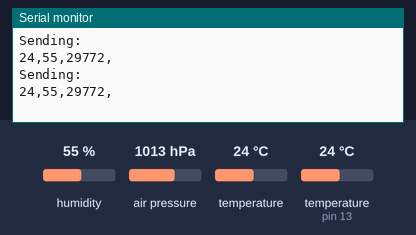
The sketch below on a simulated Arduino Uno, built with avr-gcc and run on an emulated ATmega328P. Parts: the last lines printed to the serial monitor. Inputs (shaded band) come from the test bench; at power-on: humidity 55 %, air pressure 1013 hPa, temperature 24 °C, temperature (sensor on pin 13) 24 °C. No radio packets arrive unless stated.

Above: at 5.8 s.
5.9 s: humidity set to 22 %
At 10.6 s:
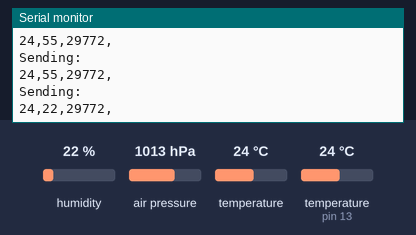
11.9 s: air pressure set to 952 hPa
At 15.7 s:
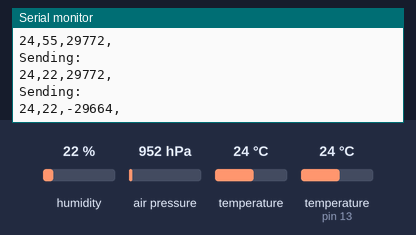
17.9 s: temperature (sensor 0) set to 12 °C
At 20.8 s:
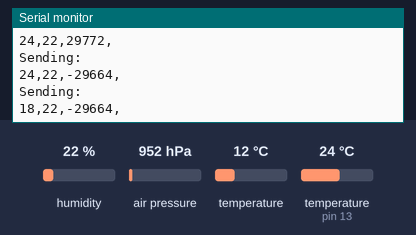
23.9 s: temperature (sensor on pin 13) set to 12 °C
At 25.9 s:
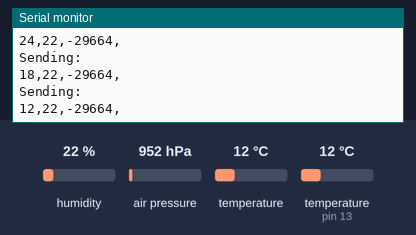
29.9 s: humidity set to 40 %
At 31.0 s:
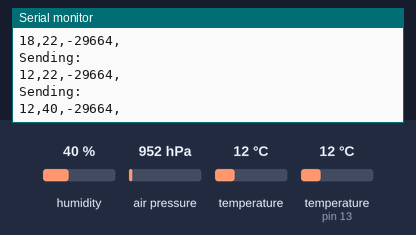
35.9 s: air pressure set to 975 hPa
At 41.3 s:
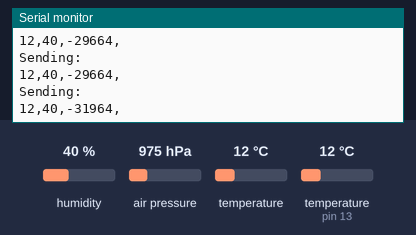
Timing chart, 0 to 42.8 s (numbered marks = the images above; inputs shaded):
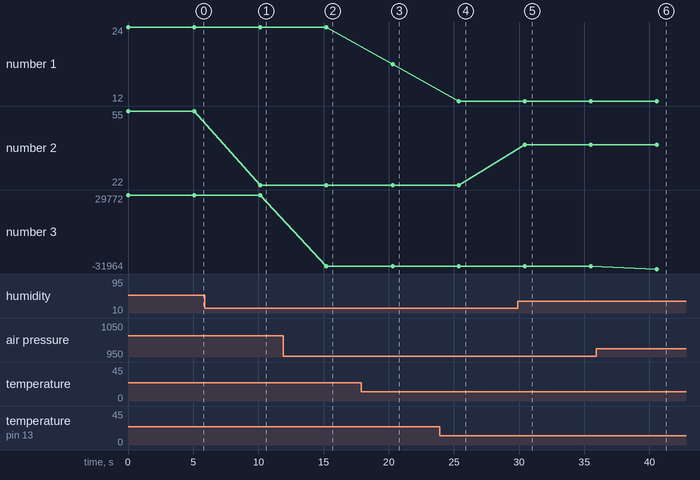

The sketch:

meteoNANO.ino
```cpp
#include <VirtualWire.h>
#include <Wire.h>
#include <Adafruit_Sensor.h>
#include <Adafruit_BMP280.h>
#include <dht.h>

#define DHTPIN 13

Adafruit_BMP280 bmp;

dht DHT;


void setup() {
  bmp.begin();
  Serial.begin(9600);
  vw_set_tx_pin(3);
  vw_set_ptt_inverted(true);
  vw_setup(2000);
}

void loop() {
  float bmp_t, dht_t;
  int humidity, temperature, pressure;
  readBmp(bmp_t,pressure);
  readDht(dht_t,humidity);

  temperature=(dht_t+bmp_t)/2;
  senddata(temperature,humidity,pressure);
  delay(5000);
}
```

sensori.ino
```cpp
void readBmp(float &bmp_t,int &bmp_p){
  bmp_t=bmp.readTemperature();
  bmp_p=bmp.readPressure();
}

void readDht(float &dht_t,int &humidity) {
  DHT.read22(DHTPIN);
  dht_t=DHT.temperature;
  humidity=DHT.humidity;
}
```

t_radio.ino
```cpp
void senddata(int temperature,int humidity, int pressure) {
  char msg[50];
  sprintf(msg,"%d,%d,%d,",temperature,humidity,-pressure);
  Serial.println("Sending:");
  Serial.println(msg);
  vw_send((uint8_t *)msg, strlen(msg));
  vw_wait_tx();
}
```

Measured:
- after the input at 5.9 s, the serial monitor: prints a new line after 4.3 s (image 1)
- after the input at 11.9 s, the serial monitor: prints a new line after 3.3 s (image 2)
- after the input at 17.9 s, the serial monitor: prints a new line after 2.4 s (image 3)
- after the input at 23.9 s, the serial monitor: prints a new line after 1.5 s (image 4)
- after the input at 29.9 s, the serial monitor: prints a new line after 0.53 s (image 5)
- after the input at 35.9 s, the serial monitor: prints a new line after 4.7 s (image 6)
- plotted number 1: 24 → 18 after the input at 17.9 s, 18 → 12 after the input at 23.9 s
- plotted number 2: 55 → 22 after the input at 5.9 s, 22 → 40 after the input at 29.9 s
